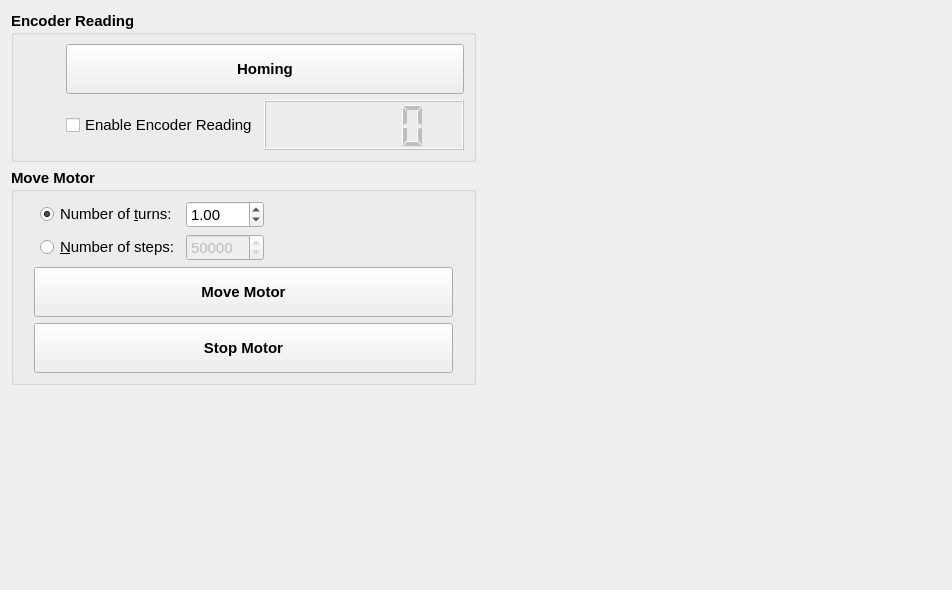
<?xml version="1.0" encoding="UTF-8"?>
<ui version="4.0">
 <class>wg_motor_integrator</class>
 <widget class="QWidget" name="wg_motor_integrator">
  <property name="geometry">
   <rect>
    <x>0</x>
    <y>0</y>
    <width>952</width>
    <height>590</height>
   </rect>
  </property>
  <property name="font">
   <font>
    <pointsize>11</pointsize>
   </font>
  </property>
  <property name="windowTitle">
   <string>Motor and Integrator</string>
  </property>
  <layout class="QGridLayout" name="gridLayout">
   <item row="0" column="0">
    <layout class="QVBoxLayout" name="verticalLayout">
     <item>
      <widget class="QGroupBox" name="groupBox_2">
       <property name="font">
        <font>
         <weight>75</weight>
         <bold>true</bold>
        </font>
       </property>
       <property name="title">
        <string>Encoder Reading</string>
       </property>
       <property name="checkable">
        <bool>false</bool>
       </property>
       <layout class="QGridLayout" name="gridLayout_3">
        <item row="1" column="2">
         <widget class="QLCDNumber" name="lcd_encoder">
          <property name="enabled">
           <bool>false</bool>
          </property>
          <property name="minimumSize">
           <size>
            <width>200</width>
            <height>50</height>
           </size>
          </property>
          <property name="font">
           <font>
            <weight>50</weight>
            <bold>false</bold>
           </font>
          </property>
         </widget>
        </item>
        <item row="1" column="0">
         <spacer name="horizontalSpacer_2">
          <property name="orientation">
           <enum>Qt::Horizontal</enum>
          </property>
          <property name="sizeHint" stdset="0">
           <size>
            <width>40</width>
            <height>20</height>
           </size>
          </property>
         </spacer>
        </item>
        <item row="1" column="1">
         <widget class="QCheckBox" name="chb_encoder">
          <property name="font">
           <font>
            <weight>50</weight>
            <bold>false</bold>
           </font>
          </property>
          <property name="text">
           <string>Enable Encoder Reading</string>
          </property>
         </widget>
        </item>
        <item row="0" column="1" colspan="2">
         <widget class="QPushButton" name="pbt_homing">
          <property name="minimumSize">
           <size>
            <width>0</width>
            <height>50</height>
           </size>
          </property>
          <property name="text">
           <string>Homing</string>
          </property>
         </widget>
        </item>
       </layout>
      </widget>
     </item>
     <item>
      <widget class="QGroupBox" name="groupBox_3">
       <property name="font">
        <font>
         <weight>75</weight>
         <bold>true</bold>
        </font>
       </property>
       <property name="title">
        <string>Move Motor</string>
       </property>
       <layout class="QGridLayout" name="gridLayout_2">
        <property name="leftMargin">
         <number>20</number>
        </property>
        <property name="rightMargin">
         <number>20</number>
        </property>
        <item row="1" column="2">
         <widget class="QSpinBox" name="sb_nr_steps">
          <property name="enabled">
           <bool>false</bool>
          </property>
          <property name="font">
           <font>
            <weight>50</weight>
            <bold>false</bold>
           </font>
          </property>
          <property name="minimum">
           <number>1</number>
          </property>
          <property name="maximum">
           <number>500000</number>
          </property>
          <property name="value">
           <number>50000</number>
          </property>
         </widget>
        </item>
        <item row="1" column="1">
         <widget class="QRadioButton" name="rbt_nr_steps">
          <property name="font">
           <font>
            <weight>50</weight>
            <bold>false</bold>
           </font>
          </property>
          <property name="text">
           <string>&amp;Number of steps:</string>
          </property>
         </widget>
        </item>
        <item row="0" column="1">
         <widget class="QRadioButton" name="rbt_nr_turns">
          <property name="font">
           <font>
            <weight>50</weight>
            <bold>false</bold>
           </font>
          </property>
          <property name="text">
           <string>Number of &amp;turns:</string>
          </property>
          <property name="checked">
           <bool>true</bool>
          </property>
         </widget>
        </item>
        <item row="0" column="2">
         <widget class="QDoubleSpinBox" name="sbd_nr_turns">
          <property name="font">
           <font>
            <weight>50</weight>
            <bold>false</bold>
           </font>
          </property>
          <property name="decimals">
           <number>2</number>
          </property>
          <property name="minimum">
           <double>0.010000000000000</double>
          </property>
          <property name="maximum">
           <double>50.000000000000000</double>
          </property>
          <property name="value">
           <double>1.000000000000000</double>
          </property>
         </widget>
        </item>
        <item row="0" column="3">
         <spacer name="horizontalSpacer_3">
          <property name="orientation">
           <enum>Qt::Horizontal</enum>
          </property>
          <property name="sizeHint" stdset="0">
           <size>
            <width>40</width>
            <height>20</height>
           </size>
          </property>
         </spacer>
        </item>
        <item row="2" column="0" colspan="4">
         <widget class="QPushButton" name="pbt_move_motor">
          <property name="minimumSize">
           <size>
            <width>0</width>
            <height>50</height>
           </size>
          </property>
          <property name="text">
           <string>Move Motor</string>
          </property>
          <property name="icon">
           <iconset>
            <normaloff>../../resources/img/move.svg</normaloff>../../resources/img/move.svg</iconset>
          </property>
          <property name="iconSize">
           <size>
            <width>24</width>
            <height>24</height>
           </size>
          </property>
         </widget>
        </item>
        <item row="3" column="0" colspan="4">
         <widget class="QPushButton" name="pbt_stop_motor">
          <property name="minimumSize">
           <size>
            <width>0</width>
            <height>50</height>
           </size>
          </property>
          <property name="text">
           <string>Stop Motor</string>
          </property>
          <property name="icon">
           <iconset>
            <normaloff>../../resources/img/stop.svg</normaloff>../../resources/img/stop.svg</iconset>
          </property>
          <property name="iconSize">
           <size>
            <width>24</width>
            <height>24</height>
           </size>
          </property>
         </widget>
        </item>
       </layout>
      </widget>
     </item>
    </layout>
   </item>
   <item row="0" column="1">
    <spacer name="horizontalSpacer">
     <property name="orientation">
      <enum>Qt::Horizontal</enum>
     </property>
     <property name="sizeHint" stdset="0">
      <size>
       <width>461</width>
       <height>20</height>
      </size>
     </property>
    </spacer>
   </item>
   <item row="1" column="0">
    <spacer name="verticalSpacer">
     <property name="orientation">
      <enum>Qt::Vertical</enum>
     </property>
     <property name="sizeHint" stdset="0">
      <size>
       <width>20</width>
       <height>40</height>
      </size>
     </property>
    </spacer>
   </item>
  </layout>
 </widget>
 <resources/>
 <connections/>
</ui>
